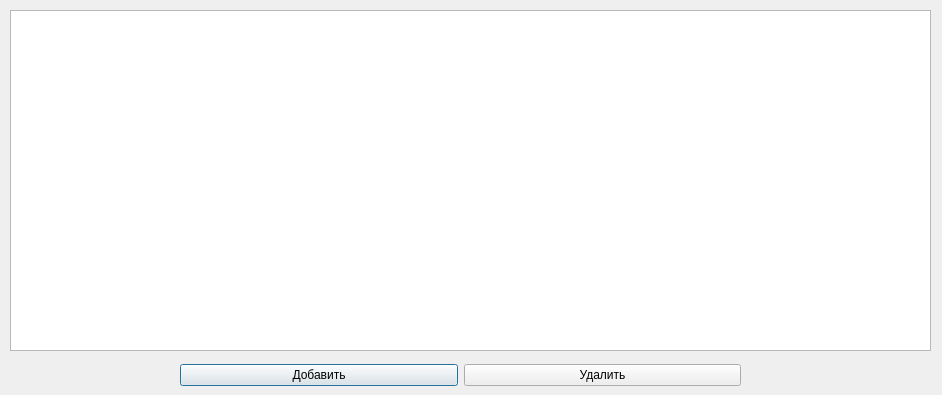
<?xml version="1.0" encoding="UTF-8"?>
<ui version="4.0">
 <class>firstTable</class>
 <widget class="QDialog" name="firstTable">
  <property name="geometry">
   <rect>
    <x>0</x>
    <y>0</y>
    <width>942</width>
    <height>395</height>
   </rect>
  </property>
  <property name="windowTitle">
   <string>Dialog</string>
  </property>
  <widget class="QTableView" name="tableView">
   <property name="geometry">
    <rect>
     <x>10</x>
     <y>10</y>
     <width>921</width>
     <height>341</height>
    </rect>
   </property>
  </widget>
  <widget class="QWidget" name="layoutWidget">
   <property name="geometry">
    <rect>
     <x>180</x>
     <y>360</y>
     <width>561</width>
     <height>31</height>
    </rect>
   </property>
   <layout class="QHBoxLayout" name="horizontalLayout">
    <item>
     <widget class="QPushButton" name="pushButton">
      <property name="text">
       <string>Добавить</string>
      </property>
     </widget>
    </item>
    <item>
     <widget class="QPushButton" name="pushButton_2">
      <property name="text">
       <string>Удалить</string>
      </property>
     </widget>
    </item>
   </layout>
  </widget>
 </widget>
 <resources/>
 <connections/>
</ui>
